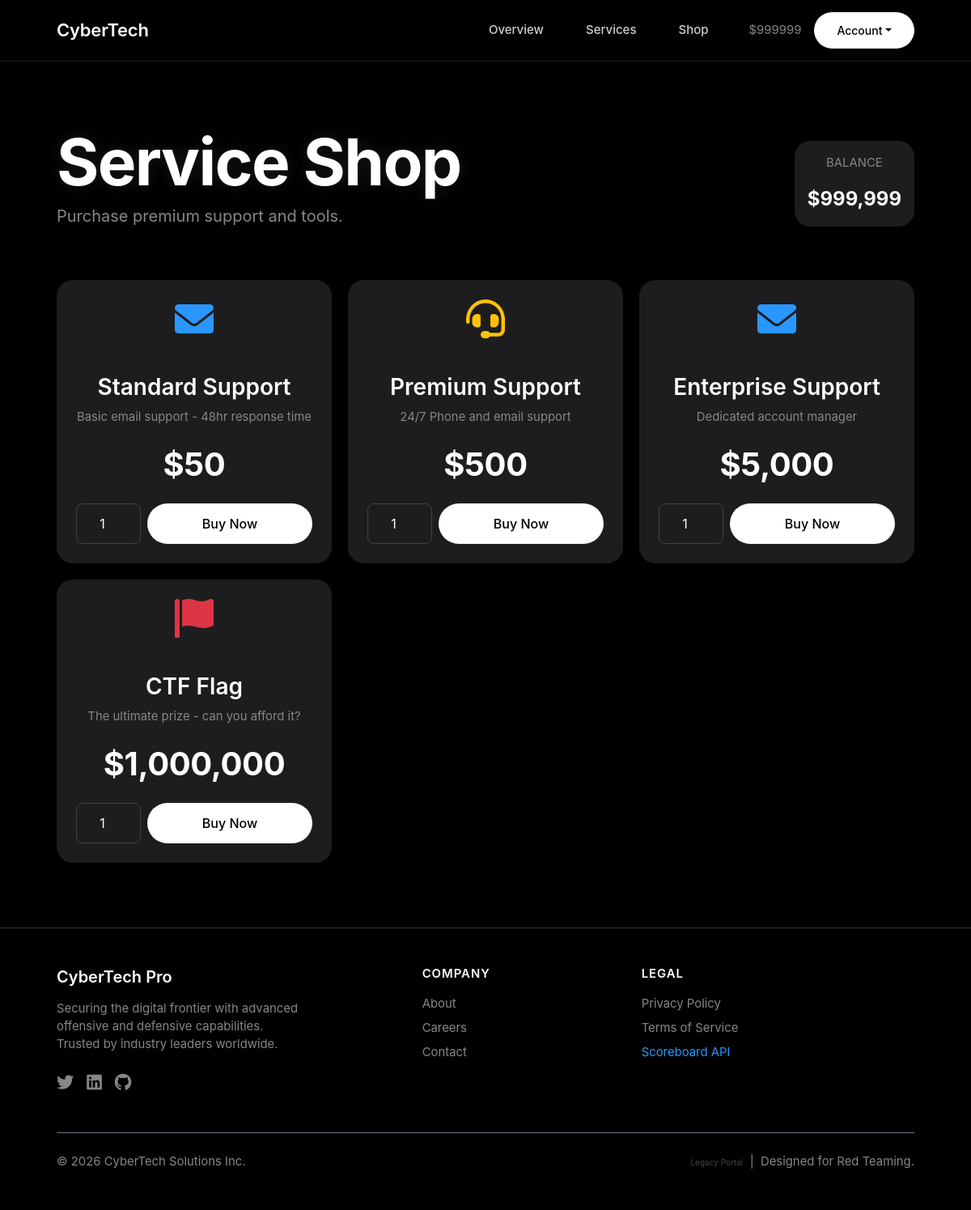
/red-team/challenge/shop.php (signed in), run on the app's committed database.
### tables this page shows
CREATE TABLE users (
    id INT AUTO_INCREMENT PRIMARY KEY,
    username VARCHAR(50) NOT NULL UNIQUE,
    password VARCHAR(255) NOT NULL,
    email VARCHAR(100),
    role VARCHAR(20) DEFAULT 'user',
    credits INT DEFAULT 100,
    created_at TIMESTAMP DEFAULT CURRENT_TIMESTAMP
);

CREATE TABLE shop_items (
    id INT AUTO_INCREMENT PRIMARY KEY,
    name VARCHAR(100),
    description TEXT,
    price INT,
    image_url VARCHAR(255)
);

### red-team/challenge/includes/config.php (called while the page is built, shortened)
<?php
$db_host = getenv('DB_HOST') ? getenv('DB_HOST') : "localhost";
$db_user = "redteam_user";
$db_pass = "root";
$db_name = "cybertech_db";
$conn = mysqli_connect($db_host, $db_user, $db_pass, $db_name);
if (!function_exists('getUserCredits')) {
    function getUserCredits($user_id)
    {
        global $conn;
        $query = "SELECT credits FROM users WHERE id = $user_id";
        $result = mysqli_query($conn, $query);
        $row = mysqli_fetch_assoc($result);
        return $row['credits'];
    }
}
?>

### red-team/challenge/shop.php (the view, shortened to what this page needs)
<?php
include 'includes/config.php';
$user_id = $_SESSION['user_id'];
include 'includes/header.php';
?>
<div class="section-padding">
    <div class="container-custom">
        <div class="mb-5 d-flex justify-content-between align-items-center">
            <div>
                <h1 class="display-text mb-2">Service Shop</h1>
                <p class="text-secondary" style="font-size: 20px;">Purchase premium support and tools.</p>
            </div>
            <div class="bento-card p-3 d-inline-flex align-items-center gap-3 h-auto">
                <span class="text-secondary small text-uppercase">Balance</span>
                <span class="text-white fw-bold"
                    style="font-size: 24px;">$<?php echo number_format(getUserCredits($user_id)); ?></span>
            </div>
        </div>
        <div class="bento-grid">
            <?php
            $items = mysqli_query($conn, "SELECT * FROM shop_items");
            while ($item = mysqli_fetch_assoc($items)):
                ?>
                <div class="bento-card p-4 text-center align-items-center">
                    <div class="mb-4">
                        <?php if (strpos($item['name'], 'Flag') !== false): ?>
                            <i class="fas fa-flag bento-icon text-danger" style="font-size: 48px;"></i>
                        <?php elseif (strpos($item['name'], 'Premium') !== false): ?>
                            <i class="fas fa-headset bento-icon text-warning" style="font-size: 48px;"></i>
                        <?php else: ?>
                            <i class="fas fa-envelope bento-icon text-accent" style="font-size: 48px;"></i>
                        <?php endif; ?>
                    </div>
                    <h3 class="mb-2 text-white"><?php echo htmlspecialchars($item['name']); ?></h3>
                    <p class="text-secondary small mb-4"><?php echo htmlspecialchars($item['description']); ?></p>
                    <h2 class="text-white mb-4">$<?php echo number_format($item['price']); ?></h2>
                    <form method="POST" class="d-flex gap-2 w-100">
                        <input type="number" name="quantity" class="form-control text-center" value="1"
                            style="width: 80px;">
                        <button type="submit" class="btn btn-primary flex-grow-1">Buy Now</button>
                    </form>
                </div>
            <?php endwhile; ?>
        </div>
    </div>
</div>
<?php include 'includes/footer.php'; ?>

### red-team/challenge/includes/header.php (shortened to what this page needs)
<!DOCTYPE html>
<html lang="en">
<head>
    <link href="https://cdn.jsdelivr.net/npm/bootstrap@5.3.0/dist/css/bootstrap.min.css" rel="stylesheet">
    <link href="https://cdnjs.cloudflare.com/ajax/libs/font-awesome/6.0.0/css/all.min.css" rel="stylesheet">
    <link href="css/style.css" rel="stylesheet">
</head>
<body>
    <nav class="navbar navbar-expand-lg sticky-top">
        <div class="container-custom w-100 d-flex justify-content-between align-items-center">
            <a class="navbar-brand" href="index.php">CyberTech</a>
            <div class="collapse navbar-collapse flex-grow-0" id="navbarNav">
                <ul class="navbar-nav gap-3 align-items-center">
                    <li class="nav-item"><a class="nav-link" href="index.php">Overview</a></li>
                    <li class="nav-item"><a class="nav-link" href="services.php">Services</a></li>
                    <li class="nav-item"><a class="nav-link" href="shop.php">Shop</a></li>
                    <?php if (isset($_SESSION['user_id'])):
                        $my_credits = getUserCredits($_SESSION['user_id']);
                        ?>
                        <li class="nav-item d-flex align-items-center gap-3 ms-3">
                            <span class="text-secondary small">$<?php echo $my_credits; ?></span>
                            <div class="dropdown">
                                <a href="#" class="btn btn-primary btn-sm dropdown-toggle"
                                    data-bs-toggle="dropdown">Account</a>
                            </div>
                        </li>
                    <?php endif; ?>
                </ul>
            </div>
        </div>
    </nav>

### red-team/challenge/includes/footer.php (shortened to what this page needs)
<footer class="mt-auto py-5" style="border-top: 1px solid #333; background-color: #000;">
    <div class="container-custom">
        <div class="row gy-4">
            <div class="col-md-5">
                <h5 class="text-white mb-3" style="font-weight: 600;">CyberTech Pro</h5>
                <p class="text-secondary small mb-4" style="max-width: 300px;">
                    Securing the digital frontier with advanced offensive and defensive capabilities. Trusted by
                    industry leaders worldwide.
                </p>
                <div class="d-flex gap-3">
                    <a href="#" class="text-secondary hover-white"><i class="fab fa-twitter fa-lg"></i></a>
                    <a href="#" class="text-secondary hover-white"><i class="fab fa-linkedin fa-lg"></i></a>
                    <a href="#" class="text-secondary hover-white"><i class="fab fa-github fa-lg"></i></a>
                </div>
            </div>
            <div class="col-md-3 col-6">
                <h6 class="text-white mb-3 text-uppercase small" style="letter-spacing: 1px;">Company</h6>
                <ul class="list-unstyled d-flex flex-column gap-2 small">
                    <li><a href="about.php" class="text-secondary text-decoration-none hover-white">About</a></li>
                    <li><a href="careers.php" class="text-secondary text-decoration-none hover-white">Careers</a></li>
                    <li><a href="contact.php" class="text-secondary text-decoration-none hover-white">Contact</a></li>
                </ul>
            </div>
            <div class="col-md-3 col-6">
                <h6 class="text-white mb-3 text-uppercase small" style="letter-spacing: 1px;">Legal</h6>
                <ul class="list-unstyled d-flex flex-column gap-2 small">
                    <li><a href="privacy.php" class="text-secondary text-decoration-none hover-white">Privacy Policy</a>
                    </li>
                    <li><a href="terms.php" class="text-secondary text-decoration-none hover-white">Terms of Service</a>
                    </li>
                    <li><a href="api/scoreboard.php" target="_blank" class="text-accent text-decoration-none">Scoreboard
                            API</a></li>
                </ul>
            </div>
        </div>
        <div class="border-top border-secondary mt-5 pt-4 d-flex justify-content-between flex-wrap gap-3">
            <small class="text-secondary">&copy; <?php echo date('Y'); ?> CyberTech Solutions Inc.</small>
            <small class="text-secondary">
                <a href="login_legacy.php" class="text-secondary text-decoration-none opacity-50"
                    style="font-size: 10px;">Legacy Portal</a>
                &nbsp;|&nbsp;
                Designed for Red Teaming.
            </small>
        </div>
    </div>
</footer>
</body>
</html>

### red-team/challenge/css/style.css (style rules this page uses)
*, *::before, *::after { box-sizing: border-box; margin: 0; padding: 0; }
:root { --bg-color: #000000; --text-primary: #F5F5F7; --text-secondary: #86868b; --accent-color: #2997ff; --surface-color: #1d1d1f; --border-color: #424245; }
body { background-color: var(--bg-color); color: var(--text-primary); font-family: -apple-system, BlinkMacSystemFont, "Segoe UI", Roboto, Helvetica, Arial, sans-serif; font-size: 17px; line-height: 1.5; -webkit-font-smoothing: antialiased; min-height: 100vh; display: flex; flex-direction: column; }
h1, h2, h3, h4, h5, h6 { color: var(--text-primary); font-weight: 600; margin-bottom: 0.5em; }
h1 { font-size: 56px; font-weight: 700; letter-spacing: -0.02em; }
h2 { font-size: 40px; font-weight: 700; letter-spacing: -0.01em; }
h3 { font-size: 28px; font-weight: 600; }
.display-text { font-size: 80px; line-height: 1.1; font-weight: 700; color: #FFFFFF; text-shadow: 0 0 20px rgba(255, 255, 255, 0.1); background: none; -webkit-text-fill-color: initial; }
.text-secondary { color: var(--text-secondary) !important; }
.text-white { color: #FFFFFF !important; }
.text-accent { color: var(--accent-color) !important; }
.navbar { background-color: rgba(0, 0, 0, 0.8) !important; backdrop-filter: blur(20px); -webkit-backdrop-filter: blur(20px); border-bottom: 1px solid rgba(255, 255, 255, 0.1); padding: 15px 0; }
.navbar-brand { font-size: 22px; font-weight: 600; color: #FFFFFF !important; letter-spacing: -0.01em; }
.nav-link { color: #cecece !important; font-size: 15px; font-weight: 500; margin: 0 10px; }
.btn { border-radius: 980px; font-weight: 500; padding: 12px 28px; transition: all 0.2s ease; }
.btn-primary { background-color: #FFFFFF; color: #000000; border: none; }
.bento-grid { display: grid; grid-template-columns: repeat(auto-fit, minmax(280px, 1fr)); gap: 20px; }
.bento-card { background-color: var(--surface-color); padding: 30px; border-radius: 20px; height: 100%; display: flex; flex-direction: column; align-items: flex-start; transition: transform 0.3s ease; }
.bento-icon { font-size: 32px; margin-bottom: 20px; color: #FFFFFF; }
.container-custom { max-width: 1100px; margin: 0 auto; padding: 0 20px; }
.section-padding { padding: 80px 0; }
.form-control { background: #1d1d1f; border: 1px solid #424245; color: #FFF; font-size: 16px; padding: 12px; border-radius: 8px; }
footer { border-top: 1px solid #333; padding: 40px 0; margin-top: auto; }

### data on the page
users: credits "999999", credits "999,999"
shop_items: name "Standard Support", description "Basic email support - 48hr response time", price "50"
shop_items: name "Premium Support", description "24/7 Phone and email support", price "500"
shop_items: name "Enterprise Support", description "Dedicated account manager", price "5,000"
shop_items: name "CTF Flag", description "The ultimate prize - can you afford it?", price "1,000,000"
